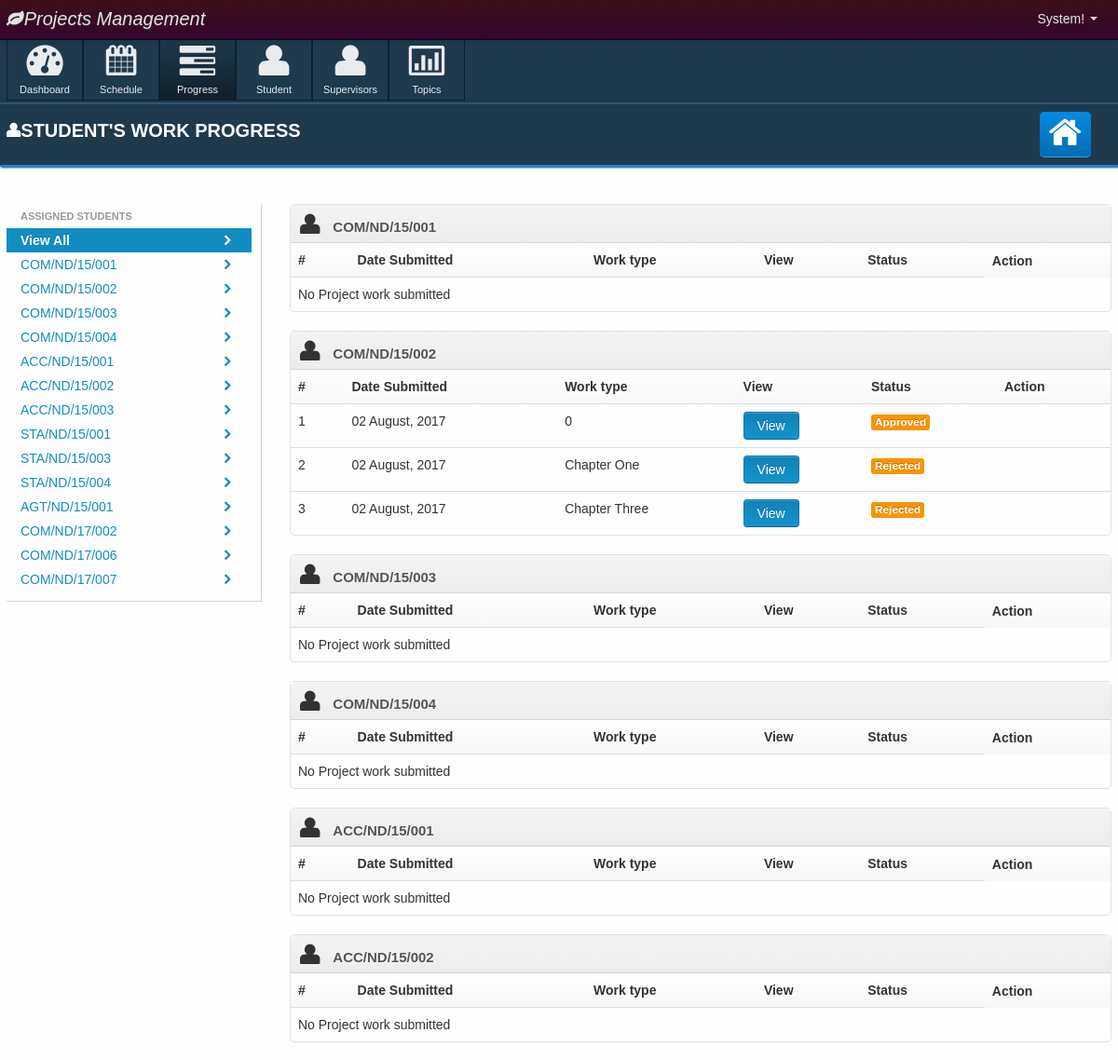
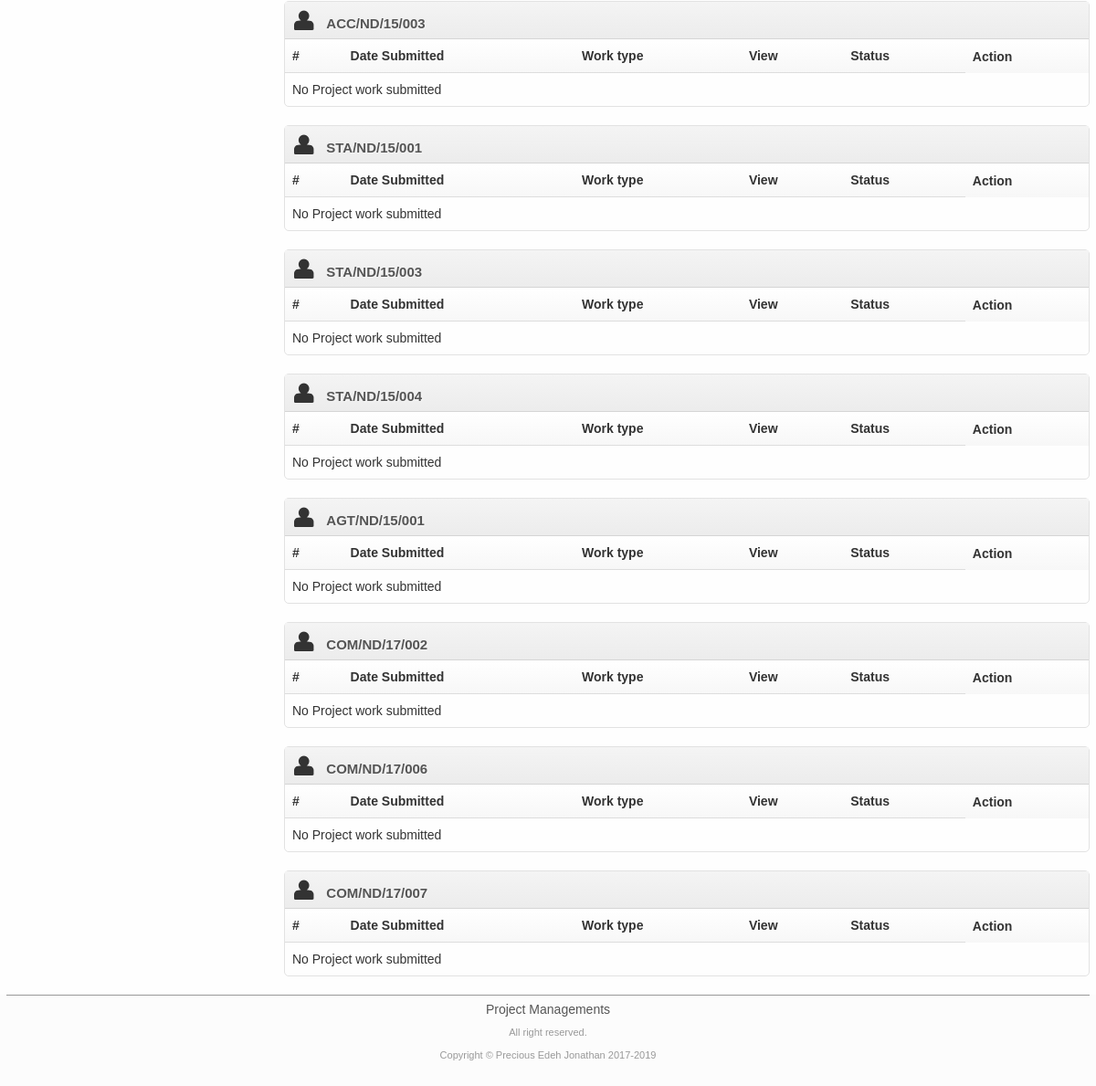
The page /admin/Progress.php (signed in) on the database its author committed (2 pictures, top to bottom).
### tables this page shows
CREATE TABLE `tb_students` (
  `id` int(11) NOT NULL,
  `studentid` varchar(15) NOT NULL,
  `firstname` varchar(15) NOT NULL,
  `othernames` varchar(30) NOT NULL,
  `school` int(1) NOT NULL,
  `department` int(1) NOT NULL,
  `status` int(1) NOT NULL,
  `isAssigned` int(11) NOT NULL DEFAULT '0'
);

CREATE TABLE `projectwork` (
  `id` int(11) NOT NULL,
  `studid` int(11) NOT NULL,
  `work` varchar(30) NOT NULL,
  `workfile` varchar(100) NOT NULL,
  `reworkfile` varchar(100) DEFAULT NULL,
  `status` int(11) NOT NULL DEFAULT '0',
  `comment` text NOT NULL,
  `subdate` timestamp NOT NULL DEFAULT CURRENT_TIMESTAMP,
  `redate` date DEFAULT NULL
);

### admin/api/api.classess.php (called while the page is built, shortened)
<?php
class api_classes {
    public $conn = null;
    public function __construct(){
       $this->conn = mysqli_connect("localhost", "root", "", "proj_2019_pms");
    }
    function query($string) {
        $result = mysqli_query($this->conn, $string) or $this->sqlErr = mysqli_error($this->conn);
        return $result;
    }
    function fetch_array($result) {
        return $list = mysqli_fetch_array($result);
    }
    function no_rows($result) {
        return mysqli_num_rows($result);
    }
    function StudentListAll() {
        return "select `id`, `studentid`, CONCAT(`firstname`,' ',`othernames`) fullname, `school`, `department`, `status`,
		 `isAssigned` FROM `tb_students`";
    }
}
?>

### admin/Progress.php (the view, shortened to what this page needs)
<!DOCTYPE html>
<html lang="en">
<head>
    <link rel="stylesheet" href="../alert/css/jquery-confirm.css">
    <?php include('head.php');
	?>
</head>
    <body>
			<?php include('top.php'); ?>
        <div id="body-container">
            <div id="body-content">
                <?php include('nav.php'); ?>
                           <section class="nav nav-page">
        <div class="container">
            <div class="row">
                <div class="span7">
                    <header class="page-header">
                        <h3><i class="icon-user"></i>STUDENT'S WORK PROGRESS
                        </h3>
                    </header>
                </div>
                <div class="page-nav-options">
                    <div class="span9">
                        <ul class="nav nav-pills">
                            <li>
                                <a href="../admin"><i class="icon-home icon-large"></i></a>
                            </li>
                        </ul>
                    </div>
                </div>
            </div>
        </div>
    </section>
    <section class="page container">
        <div class="row">
                <div class="span4">
                    <div class="blockoff-right">
                        <ul id="person-list" class="nav nav-list">
                            <li class="nav-header">Assigned students</li>
                            <li class="active">
                                <a id="view-all" href="#">
                                    <i class="icon-chevron-right pull-right"></i>
                                    <b>View All</b>
                                </a>
                            	</li>
                            	 <?php
										$sql =$data->query($data->StudentListAll());$i =0;
										while($row=$data->fetch_array($sql)){$i+=1;
									?>
                                <li>
                                    <a href="#Person-<?php echo $i ?>">
                                        <i class="icon-chevron-right pull-right"></i>
                                        <?php echo $row['studentid'] ?>
                                    </a>
                                </li>
                                <?php }?>
                        </ul>
                    </div>
                </div>
                <div class="span12">
                 <?php
										$sql =$data->query($data->StudentListAll());$j =0;
										while($row=$data->fetch_array($sql)){$j+=1;
									?>
                    <div id="Person-<?php echo $j ?>" class="box">
                        <div class="box-header">
                            <i class="icon-user icon-large"></i>
                            <h5><?php echo $row['studentid'] ?></h5>
                        </div>
                        <div class="box-content box-table">
                        <table class="table table-hover tablesorter">
                            <thead>
                                <tr>
                                	<th>#</th>
                                    <th>Date Submitted</th>
                                    <th>Work type</th>
                                    <th>View</th>
                                    <th>Status</th>
                                    <th>Action</th>
                                </tr>
                            </thead>
                            <tbody>
                            <?php $cmd = $data->query("SELECT  *, case when status=1 then 'Approved' when status=2 then 'Rejected' when
							 status=0 then 'pending' end statusname FROM `projectwork` WHERE studid=".$row['id']);$k=0;
							if($data->no_rows($cmd)>0){
								while($tr = $data->fetch_array($cmd)){$k+=1;
							?>
                                <tr>
                                	<td><?php echo $k ?></td>
                                    <td><?php echo date_format(date_create($tr['subdate']),"d F, Y"); ?></td>
                                    <td><?php echo $tr['work']; ?></td>
                                    <td><a href="../students/upload/<?php echo $tr['workfile'] ?>" class="btn btn-info" target="_blank">View</a></td>
                                    <td><span class="label label-warning"><?php echo $tr['statusname']; ?></span></td>
                                    <td>
                                    </td>
                                </tr>
                                <?php }}else{
									?>
                                    <tr>
                                    <td colspan="5">No Project work submitted</td>
                                	</tr>
                                    <?php
								}  ?>
                            </tbody>
                        </table>
                        </div>
                    </div>
                <?php }?>
                </div>
            </div>
  </section>
  </div>
  </div>
        <?php include('footer.php'); ?>
	</body>
</html>

### rows shown on the page
tb_students: studentid "COM/ND/15/001", shows "No Project work submitted"
tb_students: studentid "COM/ND/15/002"
tb_students: studentid "COM/ND/15/003", shows "No Project work submitted"
tb_students: studentid "COM/ND/15/004", shows "No Project work submitted"
tb_students: studentid "ACC/ND/15/001", shows "No Project work submitted"
tb_students: studentid "ACC/ND/15/002", shows "No Project work submitted"
tb_students: studentid "ACC/ND/15/003", shows "No Project work submitted"
tb_students: studentid "STA/ND/15/001", shows "No Project work submitted"
tb_students: studentid "STA/ND/15/003", shows "No Project work submitted"
tb_students: studentid "STA/ND/15/004", shows "No Project work submitted"
tb_students: studentid "AGT/ND/15/001", shows "No Project work submitted"
tb_students: studentid "COM/ND/17/002", shows "No Project work submitted"
tb_students: studentid "COM/ND/17/006", shows "No Project work submitted"
tb_students: studentid "COM/ND/17/007", shows "No Project work submitted"
projectwork: subdate "02 August, 2017", work "0", statusname "Approved"
projectwork: subdate "02 August, 2017", work "Chapter One", statusname "Rejected"
projectwork: subdate "02 August, 2017", work "Chapter Three", statusname "Rejected"
